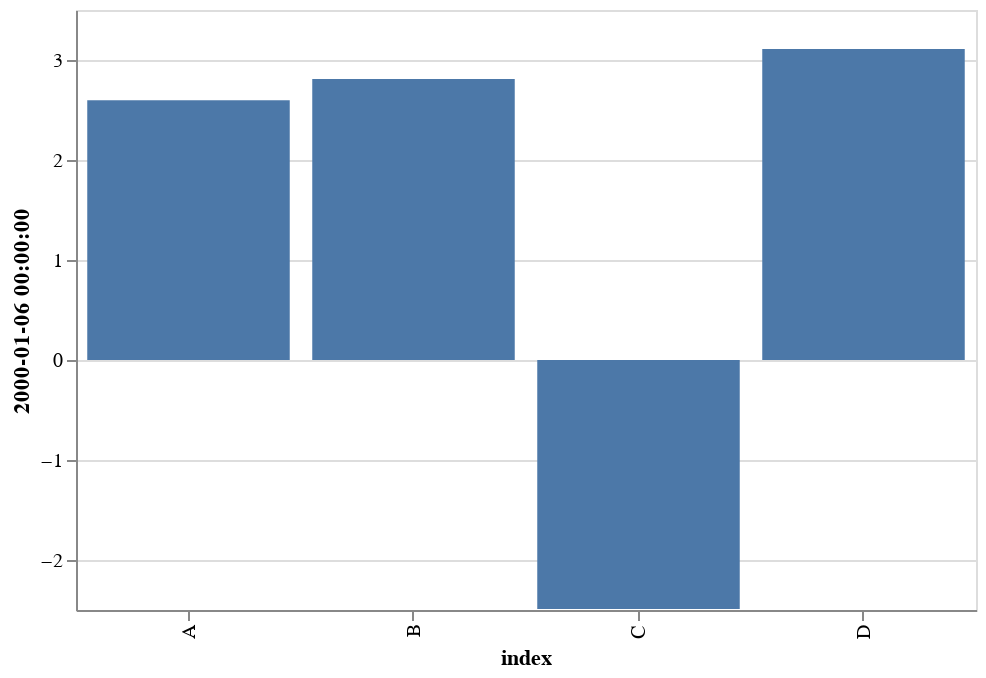

Notebook code for this chart:
### Markdown cell above
For example, a `bar` plot can be created the following way:

### Code cell
df.iloc[5].vgplot(kind='bar')

### Figure 1 — Vega-Lite specification as saved in the notebook (floating-point values rounded to 4 significant figures)
{"$schema": "https://vega.github.io/schema/vega-lite/v2.4.3.json", "config": {"view": {"height": 300, "width": 400}}, "data": {"values": [{"2000-01-06 00:00:00": 2.598, "index": "A"}, {"2000-01-06 00:00:00": 2.811, "index": "B"}, {"2000-01-06 00:00:00": -2.491, "index": "C"}, {"2000-01-06 00:00:00": 3.111, "index": "D"}]}, "encoding": {"x": {"field": "index", "type": "nominal"}, "y": {"field": "2000-01-06 00:00:00", "type": "quantitative"}}, "height": 300, "mark": "bar", "title": "", "width": 450}
